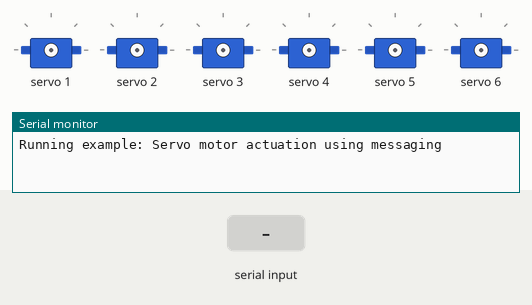
Bench run of a sketch on a simulated Arduino Uno, built with avr-gcc and run on an emulated ATmega328P. Shown: 6 × servo, the last lines printed to the serial monitor. The inputs (shaded band) are chosen by the test bench.

Above: at 1.2 s.
1.3 s: "<1>" received over Serial
2.8 s: "1" received over Serial
At 3.4 s:
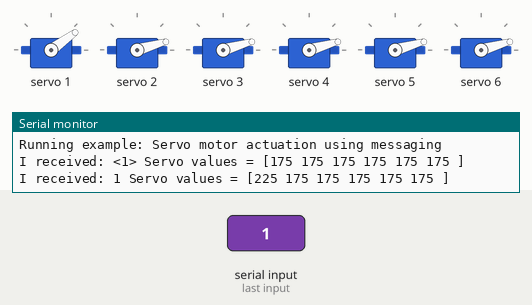
4.3 s: "2" received over Serial
At 5.5 s:
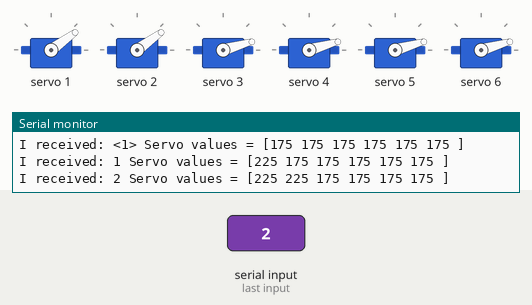
5.8 s: "q" received over Serial
At 6.8 s:
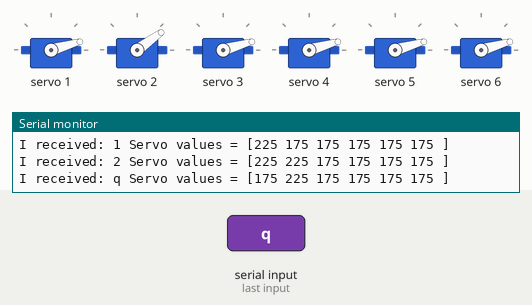
7.3 s: "<q>" received over Serial
At 8.1 s:
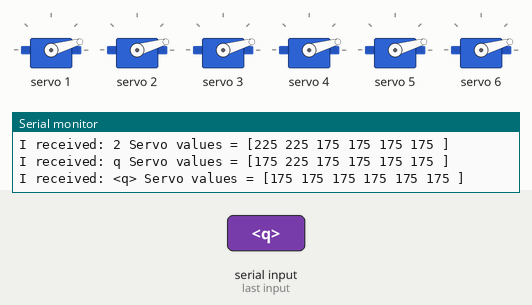
Timing chart, 0 to 10.3 s (numbered marks = the images above; inputs shaded):
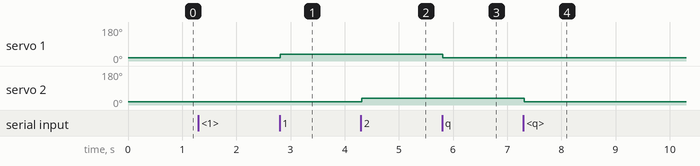

Measured:
- after the input at 2.8 s, servo 1: 16° → 36° at once
- after the input at 4.3 s, servo 2: 16° → 36° at once
- after the input at 5.8 s, servo 1: 36° → 16° at once
- after the input at 7.3 s, servo 2: 36° → 16° at once

The sketch:

ServoMotorActuationExample.ino
```cpp
/* ===================================================================================================
 *  This code has been provided as an example to help you get started on your project. The objective
 *  is to provide user input to the Arduino board and have the servo motors actuate. Several lines of
 *  code are accredited to the Adafruit PWM Servo Driver Library example code. To use the Adafruit
 *  PWM Servo Shield, be sure to add the Adafruit library to your Arduino IDE.
 *  (Adafruit example: File menu > Examples > Adafruit PWM Servo Drivers Library > servo)
 *
 *  Add Adafruit Library: In the Arduino IDE application select: Sketch menu > Include Libraries >
 *  Manage Libraries. In the Library Manager window, search and install the "Adafruit PWM Servo
 *  Driver Library".
 *
 *  NOTE: Depending on your servo motor, the pulse width min/max may be different. Adjust to match
 *  your servo motor.
 =================================================================================================== */

#include <Wire.h>
#include <Adafruit_PWMServoDriver.h>

const int SERVOMIN = 175; // 'minimum' pulse length count (out of 4096)
const int SERVOMAX = 475; // 'maximum' pulse length count (out of 4096)
const int SERVOMID = floor((SERVOMAX+SERVOMIN)/2); // 'mid' pulse length count (out of 4096)
const int SERVOCHG = 50; // 'change' pulse length count

Adafruit_PWMServoDriver pwm = Adafruit_PWMServoDriver();

String valInput; // Serial input var.
int i=0; // loop index var.
int val[6] = {SERVOMID, SERVOMID, SERVOMID, SERVOMID, SERVOMID, SERVOMID}; // PWM var

void setup() {
  Serial.begin(9600); // opens serial port, sets data rate to 9600 bps
  Serial.setTimeout(10); // change default (1000ms) to have faster response time
  Serial.println("Running example: Servo motor actuation using messaging");
  pwm.begin();
  pwm.setPWMFreq(60);  // Analog servos run at ~60 Hz updates
}

void loop() {
  if (Serial.available() > 0) {

    valInput = Serial.readString();
    Serial.print("I received: ");
    Serial.print(valInput);

    switch (valInput[0]) {
      // Input of "1" to "6" -> increase respective (1..6) values
      // Input of [q,w,e,r,t,y] -> decrease respective (1..6) values

      case '1':
        val[0]= min( val[0]+SERVOCHG, SERVOMAX );
        break;
      case 'q':
        val[0]= max( val[0]-SERVOCHG, SERVOMIN );
        break;

      case '2':
        val[1]= min( val[1]+SERVOCHG, SERVOMAX );
        break;
      case 'w':
        val[1]= max( val[1]-SERVOCHG, SERVOMIN );
        break;

      case '3':
        val[2]= min( val[2]+SERVOCHG, SERVOMAX );
        break;
      case 'e':
        val[2]= max( val[2]-SERVOCHG, SERVOMIN );
        break;

      case '4':
        val[3]= min( val[3]+SERVOCHG, SERVOMAX );
        break;
      case 'r':
        val[3]= max( val[3]-SERVOCHG, SERVOMIN );
        break;

      case '5':
        val[4]= min( val[4]+SERVOCHG, SERVOMAX );
        break;
      case 't':
        val[4]= max( val[4]-SERVOCHG, SERVOMIN );
        break;

      case '6':
        val[5]= min( val[5]+SERVOCHG, SERVOMAX );
        break;
      case 'y':
        val[5]= max( val[5]-SERVOCHG, SERVOMIN );
        break;

      case '<':
        for (i=0; i<6; i++) {
          val[i] = SERVOMIN;
        }
        break;
      case '>':
        for (i=0; i<6; i++) {
          val[i] = SERVOMAX;
        }
        break;
      case 'm':
        for (i=0; i<6; i++) {
          val[i] = SERVOMID;
        }
        break;

        case '-':
        for (i=0; i<6; i++) {
          val[i] = max( val[i]-5, SERVOMIN );
        }
        break;

        case '+':
        for (i=0; i<6; i++) {
          val[i] = min( val[i]+5, SERVOMAX );
        }
        break;

      default: Serial.print(" No action taken");
    } // end switch statement

    Serial.print(" Servo values = [");
    for (i=0; i<6; i++) {
      Serial.print(val[i]);
      Serial.print(" ");
    }
    Serial.println("]");

    // Update servo commands:
    for (i=0; i<6; i++) {
      pwm.setPWM(i+1, 0, val[i]); // added +1 to match PWM port numbering (pins 1..6 used)
    }
  }
}
```
